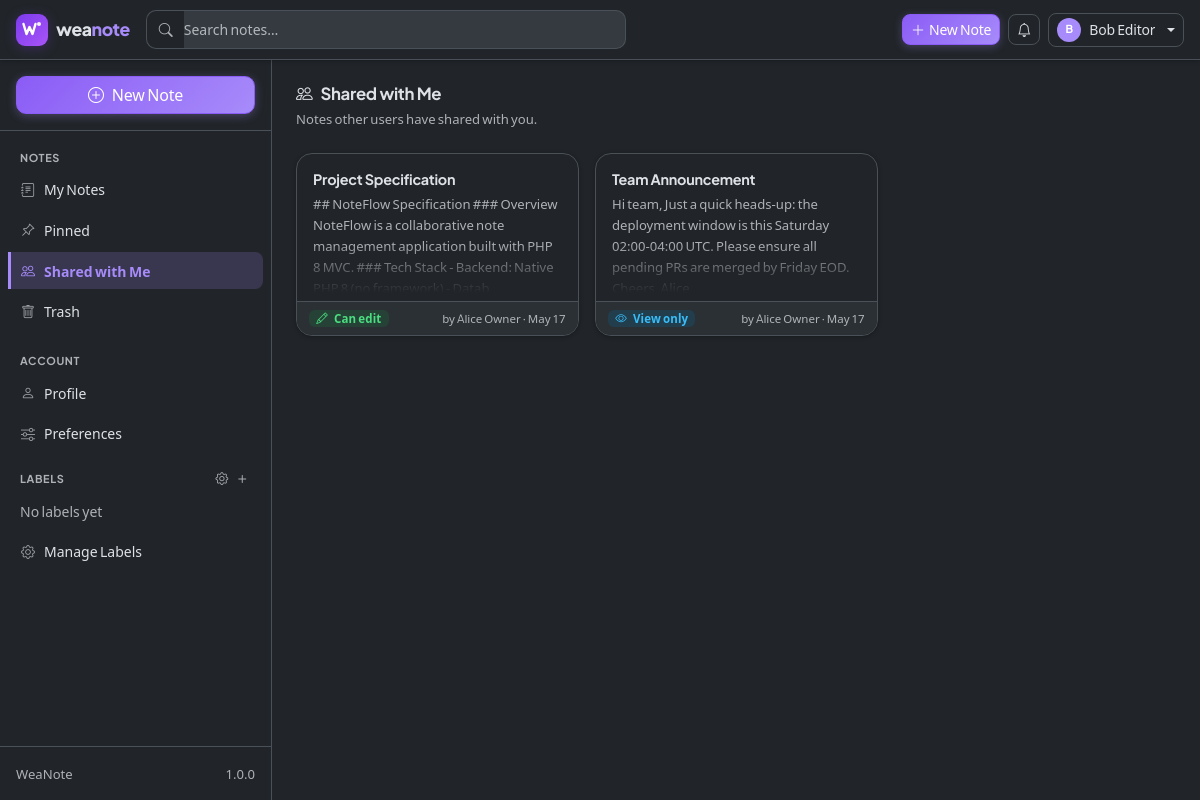
Page /shared (signed in) on the committed database.
### tables this page shows
CREATE TABLE IF NOT EXISTS `users` (
  `id`                       INT UNSIGNED     NOT NULL AUTO_INCREMENT,
  `email`                    VARCHAR(255)     NOT NULL,
  `display_name`             VARCHAR(100)     NOT NULL,
  `password_hash`            VARCHAR(255)     NOT NULL,
  `avatar`                   VARCHAR(255)     DEFAULT NULL,

   
  `is_verified`              TINYINT(1)       NOT NULL DEFAULT 0,
  `activation_token`         VARCHAR(64)      DEFAULT NULL,
  `activation_token_expires_at` DATETIME      DEFAULT NULL,

   
  `reset_token`              VARCHAR(64)      DEFAULT NULL,
  `reset_token_expires_at`   DATETIME         DEFAULT NULL,
  `reset_otp`                VARCHAR(255)     DEFAULT NULL,
  `reset_otp_expires_at`     DATETIME         DEFAULT NULL,

  `created_at`               DATETIME         NOT NULL DEFAULT CURRENT_TIMESTAMP,
  `updated_at`               DATETIME         NOT NULL DEFAULT CURRENT_TIMESTAMP ON UPDATE CURRENT_TIMESTAMP,

  PRIMARY KEY (`id`),
  UNIQUE KEY `uq_users_email` (`email`),
  KEY `idx_users_activation_token` (`activation_token`),
  KEY `idx_users_reset_token`      (`reset_token`)
);

CREATE TABLE IF NOT EXISTS `note_shares` (
  `id`             INT UNSIGNED NOT NULL AUTO_INCREMENT,
  `note_id`        INT UNSIGNED NOT NULL,
  `owner_id`       INT UNSIGNED NOT NULL,
  `shared_with_id` INT UNSIGNED NOT NULL,
  `permission`     ENUM('read','edit') NOT NULL DEFAULT 'read',
  `created_at`     DATETIME NOT NULL DEFAULT CURRENT_TIMESTAMP,
  `updated_at`     DATETIME NOT NULL DEFAULT CURRENT_TIMESTAMP ON UPDATE CURRENT_TIMESTAMP,

  PRIMARY KEY (`id`),
  UNIQUE KEY `uq_share_note_recipient` (`note_id`, `shared_with_id`),
  KEY `idx_shares_note`        (`note_id`),
  KEY `idx_shares_shared_with` (`shared_with_id`),
  KEY `idx_shares_owner`       (`owner_id`),
  CONSTRAINT `fk_shares_note`
    FOREIGN KEY (`note_id`)        REFERENCES `notes` (`id`) ON DELETE CASCADE,
  CONSTRAINT `fk_shares_owner`
    FOREIGN KEY (`owner_id`)       REFERENCES `users` (`id`) ON DELETE CASCADE,
  CONSTRAINT `fk_shares_recipient`
    FOREIGN KEY (`shared_with_id`) REFERENCES `users` (`id`) ON DELETE CASCADE
);

CREATE TABLE IF NOT EXISTS `notes` (
  `id`                 INT UNSIGNED  NOT NULL AUTO_INCREMENT,
  `user_id`            INT UNSIGNED  NOT NULL,
  `title`              VARCHAR(255)  NOT NULL DEFAULT 'Untitled',
  `content`            LONGTEXT,

   
  `is_pinned`          TINYINT(1)    NOT NULL DEFAULT 0,
  `pinned_at`          DATETIME      DEFAULT NULL,

   
  `is_locked`          TINYINT(1)    NOT NULL DEFAULT 0,
  `note_password_hash` VARCHAR(255)  DEFAULT NULL,

   
  `sort_order`         INT           NOT NULL DEFAULT 0,

   
  `deleted_at`         DATETIME      DEFAULT NULL,

  `created_at`         DATETIME      NOT NULL DEFAULT CURRENT_TIMESTAMP,
  `updated_at`         DATETIME      NOT NULL DEFAULT CURRENT_TIMESTAMP ON UPDATE CURRENT_TIMESTAMP,

  PRIMARY KEY (`id`),
  KEY `idx_notes_user`       (`user_id`),
  KEY `idx_notes_deleted_at` (`deleted_at`),
  KEY `idx_notes_pinned`     (`user_id`, `is_pinned`),
  KEY `idx_notes_user_sort`  (`user_id`, `sort_order`),
  FULLTEXT KEY `ft_notes_search` (`title`, `content`),
  CONSTRAINT `fk_notes_user`
    FOREIGN KEY (`user_id`) REFERENCES `users` (`id`) ON DELETE CASCADE
);

### app/Views/notes/shared.php (the view, shortened to what the rows shown need)
<?php
$notes     = $notes     ?? [];
require BASE_PATH . '/app/Views/layouts/header.php';
require BASE_PATH . '/app/Views/layouts/sidebar.php';
?>
<div class="nf-main" id="mainContent">
  <div class="d-flex align-items-center justify-content-between mb-4">
    <div>
      <h2 class="h5 fw-bold mb-0"><i class="bi bi-people me-2"></i>Shared with Me</h2>
      <p class="text-muted small mb-0 mt-1">Notes other users have shared with you.</p>
    </div>
  </div>
  <?php if (empty($notes)): ?>
    <div class="empty-state">
      <i class="bi bi-people"></i>
      <h5 class="fw-semibold">Nothing shared yet</h5>
      <p class="small mb-0">Notes that others share with you will appear here.</p>
    </div>
  <?php else: ?>
    <div class="notes-grid" id="notesContainer">
      <?php foreach ($notes as $note): ?>
        <?php
        $nId        = (int)    $note['id'];
        $isLocked   = (bool)(int) $note['is_locked'];
        $permission = $note['access_permission'] ?? 'read';
        $ownerName  = htmlspecialchars($note['owner_name'] ?? 'Unknown');
        $sharedAt   = $note['shared_at'] ?? null;
        $preview    = mb_substr(strip_tags($note['content'] ?? ''), 0, 180);
        $href       = BASE_URL . '/notes/' . $nId . ($isLocked ? '/unlock' : '');
        ?>
        <div class="note-card position-relative"
             data-href="<?= htmlspecialchars($href) ?>"
             data-note-id="<?= $nId ?>"
             data-is-locked="<?= $isLocked ? '1' : '0' ?>">
          <div class="p-3 pb-2">
            <h6 class="fw-bold text-truncate mb-1">
              <?= htmlspecialchars($note['title'] ?: 'Untitled') ?>
            </h6>
            <?php if ($isLocked): ?>
              <div class="text-muted small fst-italic">
                <i class="bi bi-lock me-1"></i>Content is locked
              </div>
            <?php elseif ($preview !== ''): ?>
              <div class="note-body text-muted small">
                <?= htmlspecialchars($preview) ?>
              </div>
            <?php endif; ?>
          </div>
          <div class="note-footer d-flex align-items-center gap-2">
            <span class="badge <?= $permission === 'edit' ? 'perm-badge-edit' : 'perm-badge-read' ?> flex-shrink-0">
              <i class="bi bi-<?= $permission === 'edit' ? 'pencil' : 'eye' ?> me-1"></i>
              <?= $permission === 'edit' ? 'Can edit' : 'View only' ?>
            </span>
            <small class="text-muted ms-auto text-truncate" style="font-size:.72rem">
              by <?= $ownerName ?>
              <?php if ($sharedAt): ?>
                · <?= date('M j', strtotime($sharedAt)) ?>
              <?php endif; ?>
            </small>
          </div>
        </div>
      <?php endforeach; ?>
    </div>
  <?php endif; ?>
</div>
<?php require BASE_PATH . '/app/Views/layouts/footer.php'; ?>

### app/Core/Router.php (shortened to what the rows shown need)
<?php
class Router
{
    private array $routes   = [];
    private function addRoute(string $method, string $path, string $handler): void
    {
        $pattern = preg_replace('/\{([a-zA-Z_][a-zA-Z0-9_]*)\}/', '(?P<$1>[^/]+)', $path);
        $pattern = '#^' . $pattern . '$#u';
        $this->routes[] = [
            'method'  => strtoupper($method),
            'pattern' => $pattern,
            'handler' => $handler,
        ];
    }
    public function dispatch(): void
    {
        $method = strtoupper($_SERVER['REQUEST_METHOD'] ?? 'GET');
        $uri = parse_url($_SERVER['REQUEST_URI'] ?? '/', PHP_URL_PATH);
        $uri = rawurldecode($uri);
        $uri = '/' . ltrim($uri, '/');
        foreach ($this->routes as $route) {
            if ($route['method'] !== $method) {
                continue;
            }
            if (preg_match($route['pattern'], $uri, $matches)) {
                $params = array_filter($matches, 'is_string', ARRAY_FILTER_USE_KEY);
                $this->callHandler($route['handler'], array_values($params));
                return;
            }
        }
    }
    private function callHandler(string $handler, array $params): void
    {
        [$classShort, $action] = explode('@', $handler, 2);
        $controller = new $fqn();
        $controller->$action(...$params);
    }
}

### app/Views/layouts/header.php (shortened to what the rows shown need)
<?php
$currentUser   = Auth::user();
$theme         = $currentUser['theme'] ?? 'light';
$fontSize      = $currentUser['font_size'] ?? 'medium';
$fontClass = match ($fontSize) {
    'small' => 'nf-font-sm',
    'large' => 'nf-font-lg',
    default => '',
};
?>
<!DOCTYPE html>
<html lang="en" data-bs-theme="<?= htmlspecialchars($theme) ?>"<?= $fontClass ? ' class="' . $fontClass . '"' : '' ?>>
<head>
  <link rel="stylesheet" href="<?= BASE_URL ?>/assets/vendor/css/fonts.css">
  <link rel="stylesheet" href="<?= BASE_URL ?>/assets/vendor/css/bootstrap.min.css">
  <link rel="stylesheet" href="<?= BASE_URL ?>/assets/vendor/css/bootstrap-icons.min.css">
  <link rel="stylesheet" href="<?= BASE_URL ?>/assets/css/app.css?v=<?= APP_VERSION ?>">
</head>
<?php if (Auth::check()): ?>
<body class="app-body">
<nav class="navbar navbar-expand-lg fixed-top nf-navbar" id="mainNav">
  <div class="container-fluid px-3">
    <a class="wn-navbar-brand me-3" href="<?= BASE_URL ?>/notes">
      <span class="wn-logo-mark">
      </span>
      <span class="wn-brand-text">wea<span class="wn-accent">note</span></span>
    </a>
    <div class="flex-grow-1 d-none d-lg-flex me-3" style="max-width:480px">
      <div class="input-group">
        <span class="input-group-text bg-body border-end-0">
          <i class="bi bi-search text-muted"></i>
        </span>
        <input type="search" id="globalSearch" class="form-control border-start-0 ps-0"
               placeholder="Search notes…" autocomplete="off" aria-label="Search notes">
      </div>
    </div>
    <div class="d-flex align-items-center ms-auto gap-2">
      <a href="<?= BASE_URL ?>/notes/create"
         class="btn btn-primary btn-sm d-none d-lg-flex align-items-center gap-1">
        <i class="bi bi-plus-lg"></i><span>New Note</span>
      </a>
      <div class="dropdown">
        <button class="btn btn-sm btn-outline-secondary position-relative"
                id="notifBtn" data-bs-toggle="dropdown" aria-expanded="false"
                aria-label="Notifications">
          <i class="bi bi-bell"></i>
        </button>
      </div>
      <div class="dropdown">
        <button class="btn btn-sm btn-outline-secondary dropdown-toggle d-flex align-items-center gap-2"
                data-bs-toggle="dropdown" aria-expanded="false">
          <?php if (!empty($currentUser['avatar'])): ?>
            <img src="<?= BASE_URL ?>/uploads/avatars/<?= htmlspecialchars($currentUser['avatar']) ?>"
                 class="rounded-circle" width="24" height="24" alt=""
                 style="object-fit:cover">
          <?php else: ?>
            <span class="rounded-circle bg-primary text-white d-flex align-items-center justify-content-center fw-bold"
                  style="width:24px;height:24px;font-size:11px;flex-shrink:0">
              <?= htmlspecialchars(mb_strtoupper(mb_substr($currentUser['display_name'] ?? '?', 0, 1))) ?>
            </span>
          <?php endif; ?>
          <span class="d-none d-md-inline text-truncate" style="max-width:120px">
            <?= htmlspecialchars($currentUser['display_name'] ?? '') ?>
          </span>
        </button>
      </div>
    </div>
  </div>
</nav>
<div class="nf-page" id="nfPage">
  <div class="nf-wrapper" id="appWrapper">
<?php else: ?>
<body class="auth-body">
<div class="auth-wrapper">
<?php endif; ?>

### rows in the picture
users: display_name "B", display_name "Bob Editor"
note_shares: note.title "Project Specification", note.content "## NoteFlow Specification ### Overview NoteFlow is a collaborative note management application built with PHP 8 MVC. ### Tech Stack - Backend: Native PHP 8 (no framework) - Datab", permission "Can edit", owner.display_name "Alice Owner", created_at "May 17"
note_shares: note.title "Team Announcement", note.content "Hi team, Just a quick heads-up: the deployment window is this Saturday 02:00-04:00 UTC. Please ensure all pending PRs are merged by Friday EOD. Cheers, Alice", permission "View only", owner.display_name "Alice Owner", created_at "May 17"
